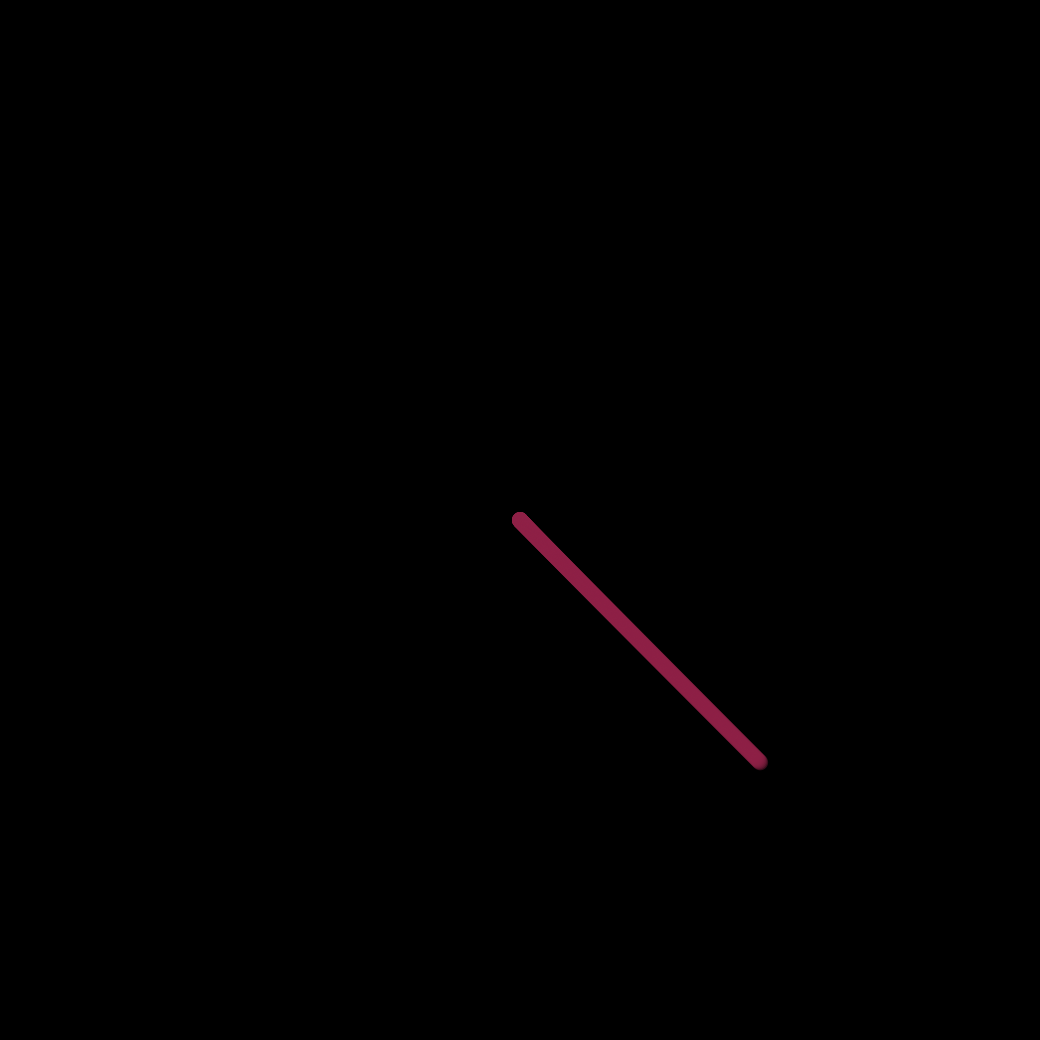
Frame 1 (no input)
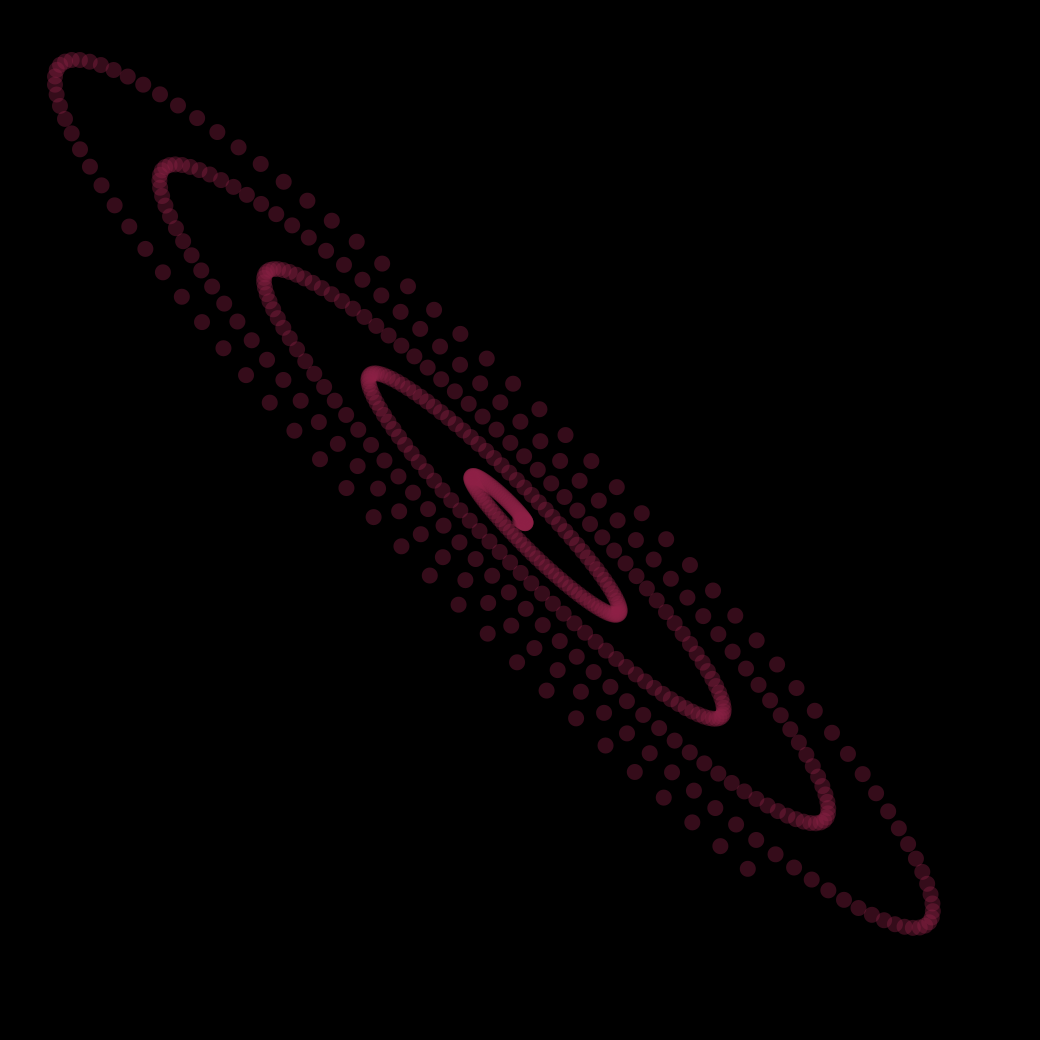
Frame 60 (the mouse pressed at the canvas centre just before this capture)
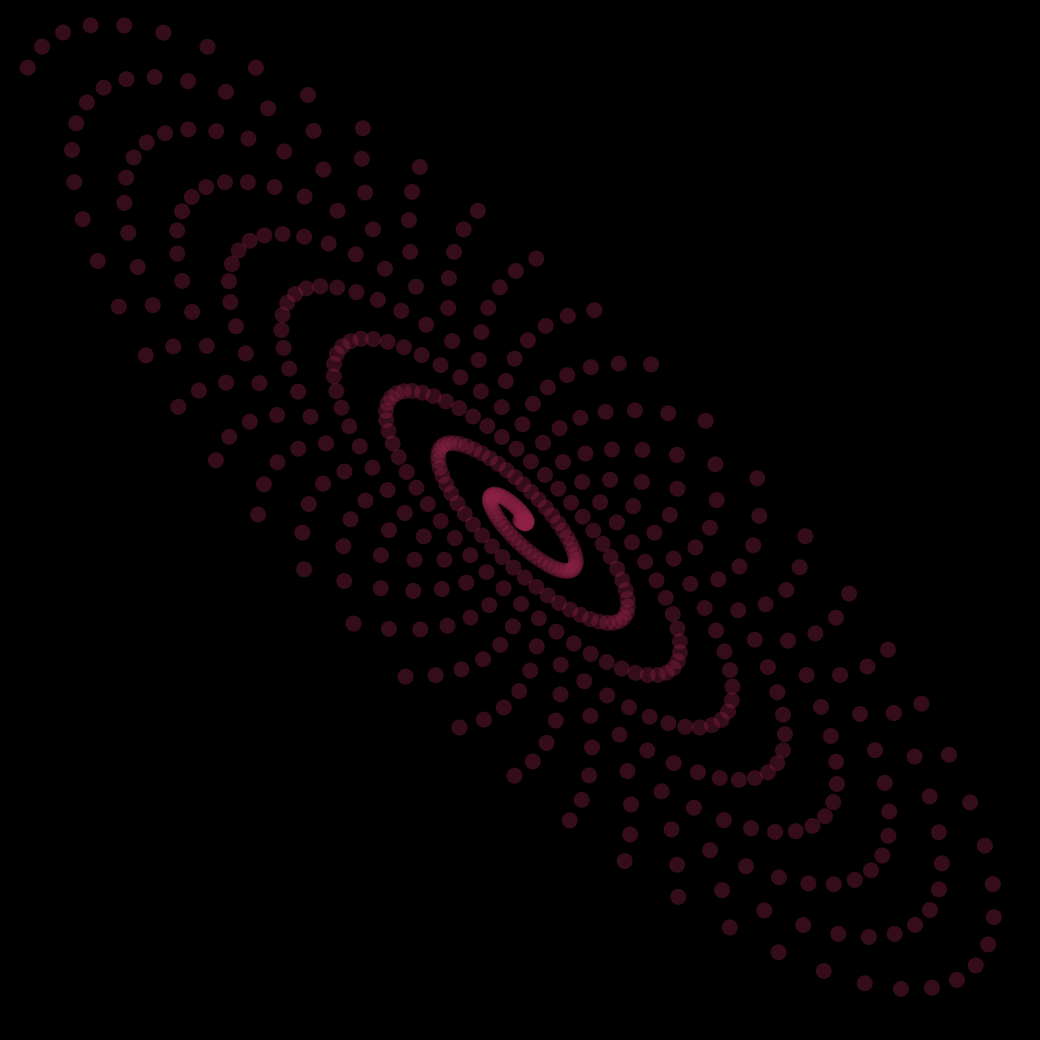
Frame 120 (the mouse held since frame 60 and released just before this capture)

The Processing sketch that drew these frames (run headless with seeded random() and noise(); from frame 60 on, the mouse is pressed at the canvas centre):

// Processing sketch: ex_3_8_oscillator_acceleration
// ── ex_3_8_oscillator_acceleration.pde
Oscillator[] oscillators = new Oscillator[500];

void setup () {
  size(1040,1040);
  for (int i = 0; i < oscillators.length; i++) {
    oscillators[i] = new Oscillator(
      new PVector(0.002 + i*0.001, 0.007 + i*0.001),
      new PVector(i, i)
    );
  }
}

void draw() {
  background(0);
  
  for (int i = 0; i < oscillators.length; i++) {
    oscillators[i].oscillate();
    oscillators[i].display();
  }
}

class Oscillator  {
  PVector angle;
  PVector velocity;
  PVector amplitude;
  float aVelocity = 0;
  PVector acceleration = new PVector(0.001, 0.001);

  Oscillator(PVector velocity, PVector amplitude)  {
    angle = new PVector();
    this.velocity = velocity;
    this.amplitude = amplitude;
  }

  void oscillate()  {
    velocity.add(acceleration);
    angle.add(velocity);
  }

  void display()  {
    // Oscillating on the x-axis
    float x = sin(angle.x) * amplitude.x;
    // Oscillating on the y-axis
    float y = sin(angle.y) * amplitude.y;

    pushMatrix();
    translate(width/2,height/2);
    noStroke();
    fill(141, 31, 71, 95);
    smooth();
    smooth();
    ellipse(x,y,16,16);
    popMatrix();
  }
}
